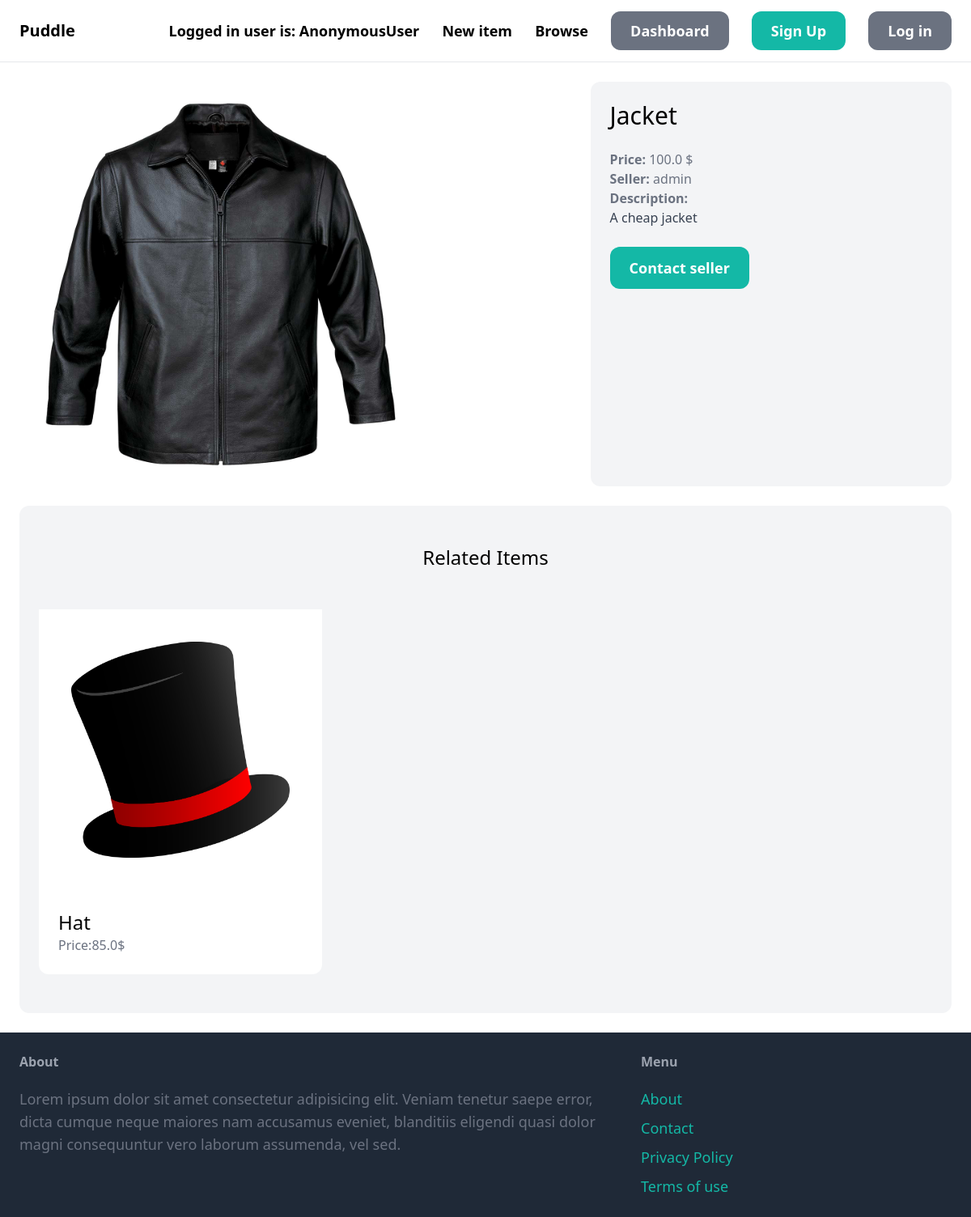
The page /items/2/ on the database as committed earlier.
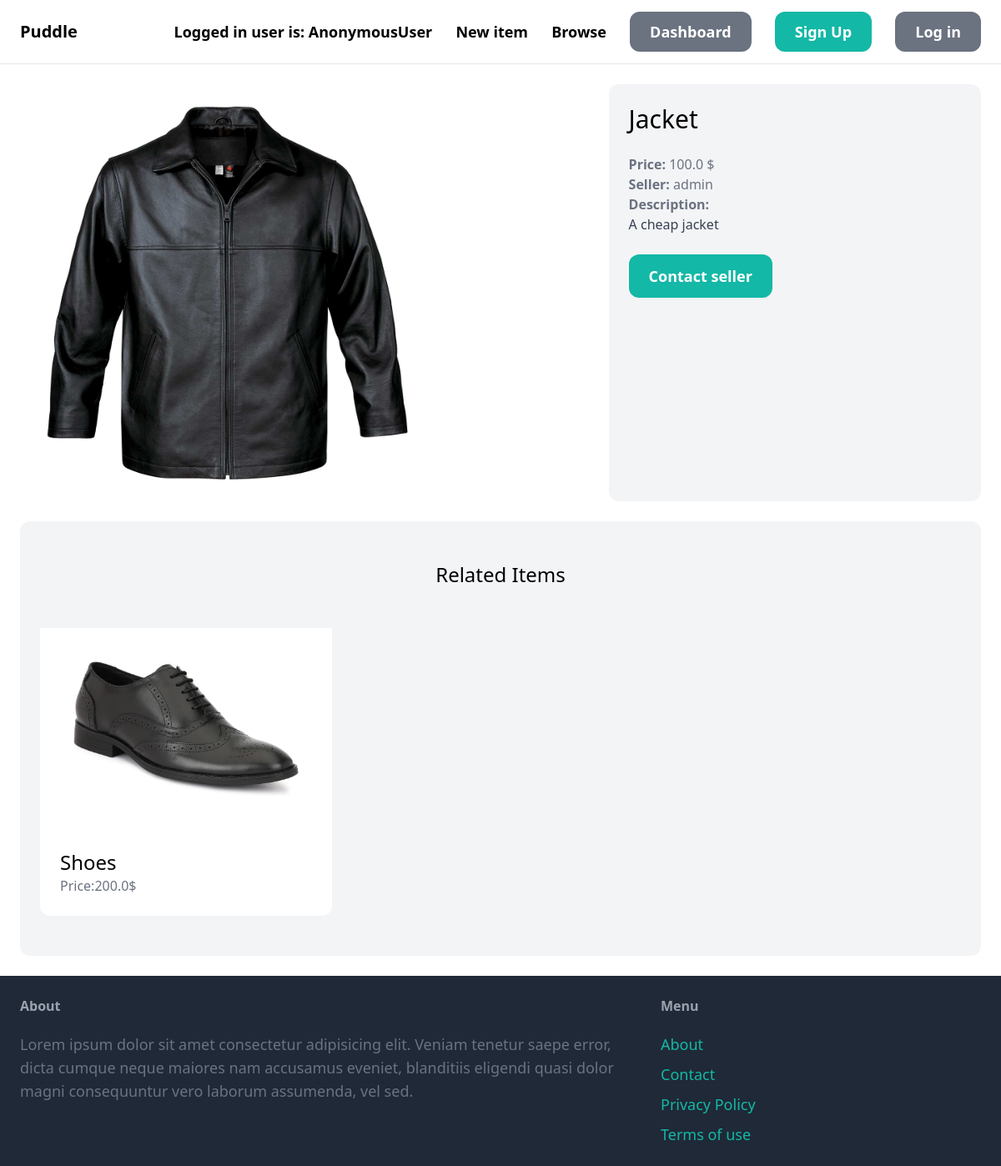
The same page on the database as committed later.
### item/models.py (models this page shows, shortened)
class Item(models.Model):
    category = models.ForeignKey(Category, related_name='items', on_delete=models.CASCADE)
    name = models.CharField(max_length=255)
    description = models.TextField(blank=True, null=True)
    price = models.FloatField()
    image = models.ImageField(upload_to='item_images', blank=True, null=True)
    is_sold = models.BooleanField(default=False)
    created_by = models.ForeignKey(User, related_name='items', on_delete=models.CASCADE)
    created_at = models.DateTimeField(auto_now_add=True)
    class Meta:
        ordering = ("name",)

### item/views.py (the view)
# urls.py: path('<int:pk>', views.detail, name='detail')
def detail(request, pk):
    item = get_object_or_404(Item, pk=pk)
    related_items = Item.objects.filter(category=item.category, is_sold=False).exclude(pk=pk)[0:3]
    return render(request, 'item/detail.html', {
        'item': item,
        'related_items': related_items,
    })

### item/templates/item/detail.html (shortened to what this page needs)
{% extends 'core/base.html' %}
{% block content %}
<div class="grid grid-cols-5 gap-6">
    <div class="col-span-3 max-w-[500px]">
        <img src="{{item.image.url}}" class="rounded-xl w-full object-contain">
    </div>
    <div class="col-span-2 p-6 bg-gray-100 rounded-xl">
        <h1 class="mb-6 text-3xl">{{item.name}}</h1>
        <p class="text-gray-500"><strong>Price: </strong>{{item.price}} $</p>
        <p class="text-gray-500"><strong>Seller: </strong>{{item.created_by.username}}</p>
        {% if item.description %}
        <p class="text-gray-700"><strong class="text-gray-500">Description: </strong></br>
            {{item.description}}
        </p>
        {% endif %}
        {% if request.user == item.created_by %}
        <div class="mt-6 p-6 bg-white rounded-xl">
            <p>This is your item!</p>
            <a href="{% url 'item:edit' item.id %}"
            class="inline-block mt-6 px-6 py-3 text-lg font-semibold bg-teal-500 text-white rounded-xl">Edit</a>
            <a href="{% url 'item:delete' item.id %}"
            class="inline-block mt-6 px-6 py-3 text-lg font-semibold bg-red-500 text-white rounded-xl">Delete</a>
        </div>
        {% else %}
        <a href="{% url 'conversation:new' item.id%}"
        class="inline-block mt-6 px-6 py-3 text-lg font-semibold bg-teal-500 text-white rounded-xl hover:bg-teal-700">Contact
        seller</a>
        {% endif %}
    </div>
</div>
<div class="mt-6 px-6 py-12 bg-gray-100 rounded-xl">
    <h2 class="mb-12 text-2xl text-center">Related Items</h2>
    <div class="grid grid-cols-3 gap-3">
        {% for item in related_items %}
        <div class="max-w-[350px]">
            <a href="{% url 'item:detail' item.id%}">
                <div class="max-h-200 bg-white p-10">
                    <img src="{{item.image.url}}" alt="item_{{item.name}}" class="rounded-t-xl object-contain">
                </div>
                <div class="p-6 bg-white rounded-b-xl">
                    <h2 class="text-2xl"> {{item.name}}</h2>
                    <p class="text-gray-500">Price:{{item.price}}$</p>
                </div>
            </a>
        </div>
        {% endfor %}
    </div>
</div>
{% endblock %}

Rows that differ between the two databases and show on the page:
removed Item: image (picture), name "Hat", price "85.0"
added Item: image (picture), name "Shoes", price "200.0"
